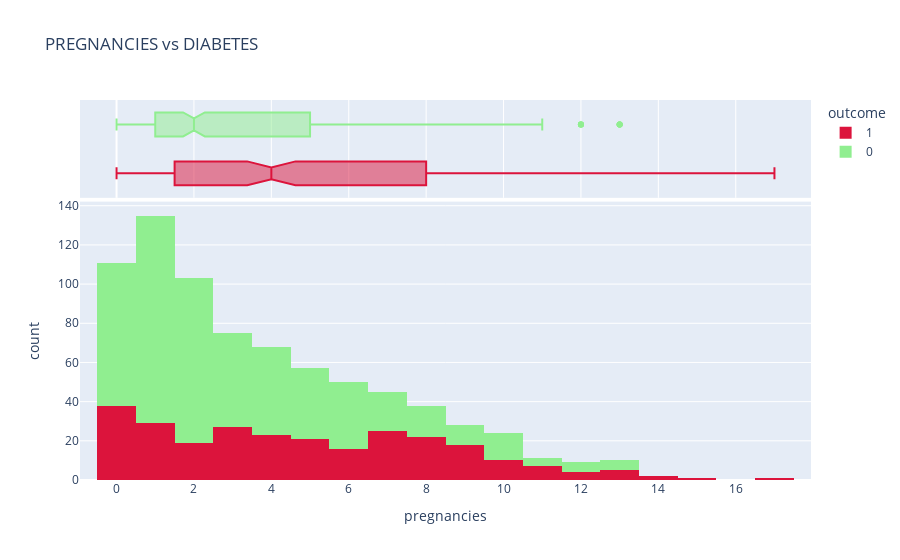
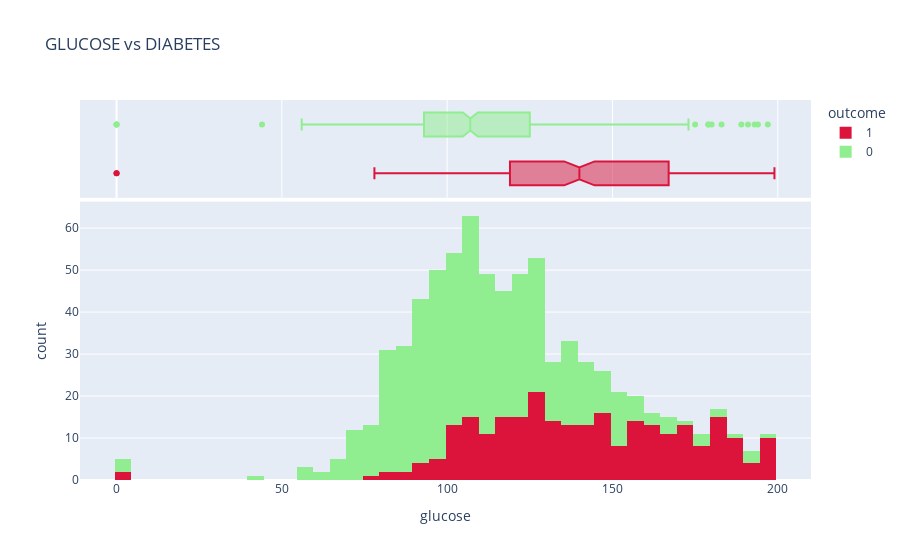
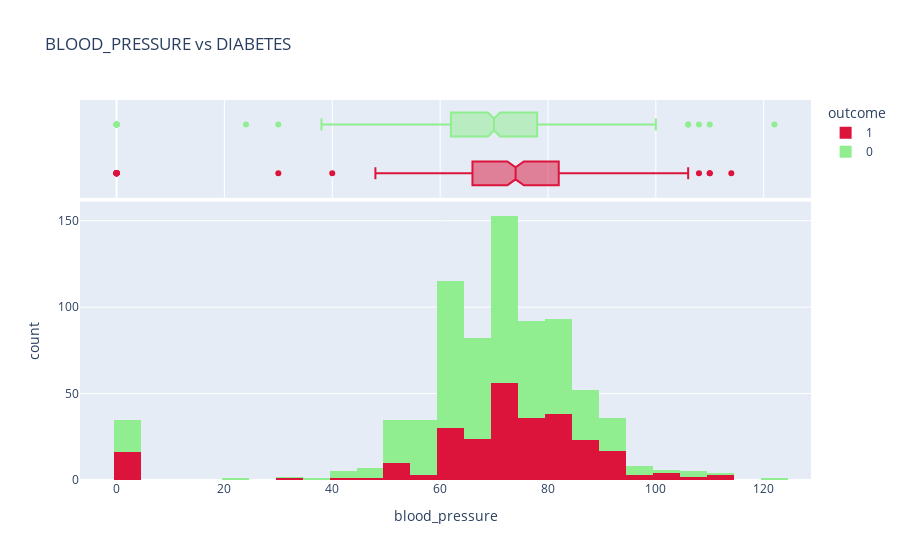
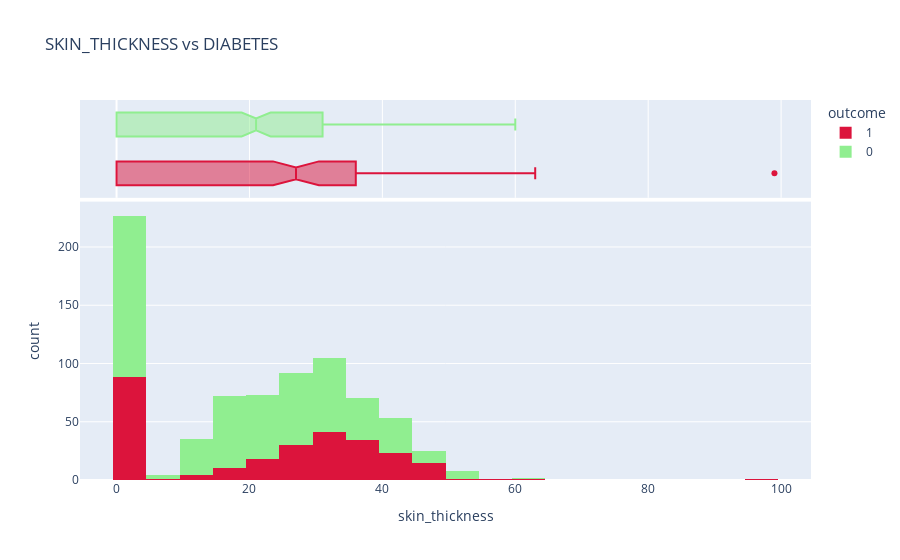

The cell these charts' notebook holds for them, in order:
### Code cell
col = ['pregnancies', 'glucose', 'blood_pressure', 'skin_thickness', 'insulin', 'bmi', 'diabetes_pedigree_function', 'age']
for col in col:
    fig = px.histogram(df, x = col ,color = 'outcome', marginal='box' , title = col.upper() + ' vs DIABETES' , color_discrete_map={1:'crimson',0:'lightgreen'})
    fig.show()

### Figure 1 — Plotly figure (JSON) as saved in the notebook; plotly's stock layout.template omitted (floating-point values rounded to 4 significant figures; data arrays with more than 128 entries replaced by an {"elided": "..."} marker saying what was removed)
{"data": [{"alignmentgroup": "True", "bingroup": "x", "hovertemplate": "outcome=1<br>pregnancies=%{x}<br>count=%{y}<extra></extra>", "legendgroup": "1", "marker": {"color": "crimson", "pattern": {"shape": ""}}, "name": "1", "offsetgroup": "1", "orientation": "v", "showlegend": true, "type": "histogram", "x": {"elided": "268 int values"}, "xaxis": "x", "yaxis": "y"}, {"alignmentgroup": "True", "hovertemplate": "outcome=1<br>pregnancies=%{x}<extra></extra>", "legendgroup": "1", "marker": {"color": "crimson"}, "name": "1", "notched": true, "offsetgroup": "1", "showlegend": false, "type": "box", "x": {"elided": "268 int values"}, "xaxis": "x2", "yaxis": "y2"}, {"alignmentgroup": "True", "bingroup": "x", "hovertemplate": "outcome=0<br>pregnancies=%{x}<br>count=%{y}<extra></extra>", "legendgroup": "0", "marker": {"color": "lightgreen", "pattern": {"shape": ""}}, "name": "0", "offsetgroup": "0", "orientation": "v", "showlegend": true, "type": "histogram", "x": {"elided": "500 int values"}, "xaxis": "x", "yaxis": "y"}, {"alignmentgroup": "True", "hovertemplate": "outcome=0<br>pregnancies=%{x}<extra></extra>", "legendgroup": "0", "marker": {"color": "lightgreen"}, "name": "0", "notched": true, "offsetgroup": "0", "showlegend": false, "type": "box", "x": {"elided": "500 int values"}, "xaxis": "x2", "yaxis": "y2"}], "layout": {"barmode": "relative", "legend": {"title": {"text": "outcome"}, "tracegroupgap": 0}, "title": {"text": "PREGNANCIES vs DIABETES"}, "xaxis": {"anchor": "y", "domain": [0.0, 1.0], "title": {"text": "pregnancies"}}, "xaxis2": {"anchor": "y2", "domain": [0.0, 1.0], "matches": "x", "showgrid": true, "showticklabels": false}, "yaxis": {"anchor": "x", "domain": [0.0, 0.7326], "title": {"text": "count"}}, "yaxis2": {"anchor": "x2", "domain": [0.7426, 1.0], "matches": "y2", "showgrid": false, "showline": false, "showticklabels": false, "ticks": ""}}}

### Figure 2 — Plotly figure (JSON) as saved in the notebook; plotly's stock layout.template omitted (floating-point values rounded to 4 significant figures; data arrays with more than 128 entries replaced by an {"elided": "..."} marker saying what was removed)
{"data": [{"alignmentgroup": "True", "bingroup": "x", "hovertemplate": "outcome=1<br>glucose=%{x}<br>count=%{y}<extra></extra>", "legendgroup": "1", "marker": {"color": "crimson", "pattern": {"shape": ""}}, "name": "1", "offsetgroup": "1", "orientation": "v", "showlegend": true, "type": "histogram", "x": {"elided": "268 int values"}, "xaxis": "x", "yaxis": "y"}, {"alignmentgroup": "True", "hovertemplate": "outcome=1<br>glucose=%{x}<extra></extra>", "legendgroup": "1", "marker": {"color": "crimson"}, "name": "1", "notched": true, "offsetgroup": "1", "showlegend": false, "type": "box", "x": {"elided": "268 int values"}, "xaxis": "x2", "yaxis": "y2"}, {"alignmentgroup": "True", "bingroup": "x", "hovertemplate": "outcome=0<br>glucose=%{x}<br>count=%{y}<extra></extra>", "legendgroup": "0", "marker": {"color": "lightgreen", "pattern": {"shape": ""}}, "name": "0", "offsetgroup": "0", "orientation": "v", "showlegend": true, "type": "histogram", "x": {"elided": "500 int values"}, "xaxis": "x", "yaxis": "y"}, {"alignmentgroup": "True", "hovertemplate": "outcome=0<br>glucose=%{x}<extra></extra>", "legendgroup": "0", "marker": {"color": "lightgreen"}, "name": "0", "notched": true, "offsetgroup": "0", "showlegend": false, "type": "box", "x": {"elided": "500 int values"}, "xaxis": "x2", "yaxis": "y2"}], "layout": {"barmode": "relative", "legend": {"title": {"text": "outcome"}, "tracegroupgap": 0}, "title": {"text": "GLUCOSE vs DIABETES"}, "xaxis": {"anchor": "y", "domain": [0.0, 1.0], "title": {"text": "glucose"}}, "xaxis2": {"anchor": "y2", "domain": [0.0, 1.0], "matches": "x", "showgrid": true, "showticklabels": false}, "yaxis": {"anchor": "x", "domain": [0.0, 0.7326], "title": {"text": "count"}}, "yaxis2": {"anchor": "x2", "domain": [0.7426, 1.0], "matches": "y2", "showgrid": false, "showline": false, "showticklabels": false, "ticks": ""}}}

### Figure 3 — Plotly figure (JSON) as saved in the notebook; plotly's stock layout.template omitted (floating-point values rounded to 4 significant figures; data arrays with more than 128 entries replaced by an {"elided": "..."} marker saying what was removed)
{"data": [{"alignmentgroup": "True", "bingroup": "x", "hovertemplate": "outcome=1<br>blood_pressure=%{x}<br>count=%{y}<extra></extra>", "legendgroup": "1", "marker": {"color": "crimson", "pattern": {"shape": ""}}, "name": "1", "offsetgroup": "1", "orientation": "v", "showlegend": true, "type": "histogram", "x": {"elided": "268 int values"}, "xaxis": "x", "yaxis": "y"}, {"alignmentgroup": "True", "hovertemplate": "outcome=1<br>blood_pressure=%{x}<extra></extra>", "legendgroup": "1", "marker": {"color": "crimson"}, "name": "1", "notched": true, "offsetgroup": "1", "showlegend": false, "type": "box", "x": {"elided": "268 int values"}, "xaxis": "x2", "yaxis": "y2"}, {"alignmentgroup": "True", "bingroup": "x", "hovertemplate": "outcome=0<br>blood_pressure=%{x}<br>count=%{y}<extra></extra>", "legendgroup": "0", "marker": {"color": "lightgreen", "pattern": {"shape": ""}}, "name": "0", "offsetgroup": "0", "orientation": "v", "showlegend": true, "type": "histogram", "x": {"elided": "500 int values"}, "xaxis": "x", "yaxis": "y"}, {"alignmentgroup": "True", "hovertemplate": "outcome=0<br>blood_pressure=%{x}<extra></extra>", "legendgroup": "0", "marker": {"color": "lightgreen"}, "name": "0", "notched": true, "offsetgroup": "0", "showlegend": false, "type": "box", "x": {"elided": "500 int values"}, "xaxis": "x2", "yaxis": "y2"}], "layout": {"barmode": "relative", "legend": {"title": {"text": "outcome"}, "tracegroupgap": 0}, "title": {"text": "BLOOD_PRESSURE vs DIABETES"}, "xaxis": {"anchor": "y", "domain": [0.0, 1.0], "title": {"text": "blood_pressure"}}, "xaxis2": {"anchor": "y2", "domain": [0.0, 1.0], "matches": "x", "showgrid": true, "showticklabels": false}, "yaxis": {"anchor": "x", "domain": [0.0, 0.7326], "title": {"text": "count"}}, "yaxis2": {"anchor": "x2", "domain": [0.7426, 1.0], "matches": "y2", "showgrid": false, "showline": false, "showticklabels": false, "ticks": ""}}}

### Figure 4 — Plotly figure (JSON) as saved in the notebook; plotly's stock layout.template omitted (floating-point values rounded to 4 significant figures; data arrays with more than 128 entries replaced by an {"elided": "..."} marker saying what was removed)
{"data": [{"alignmentgroup": "True", "bingroup": "x", "hovertemplate": "outcome=1<br>skin_thickness=%{x}<br>count=%{y}<extra></extra>", "legendgroup": "1", "marker": {"color": "crimson", "pattern": {"shape": ""}}, "name": "1", "offsetgroup": "1", "orientation": "v", "showlegend": true, "type": "histogram", "x": {"elided": "268 int values"}, "xaxis": "x", "yaxis": "y"}, {"alignmentgroup": "True", "hovertemplate": "outcome=1<br>skin_thickness=%{x}<extra></extra>", "legendgroup": "1", "marker": {"color": "crimson"}, "name": "1", "notched": true, "offsetgroup": "1", "showlegend": false, "type": "box", "x": {"elided": "268 int values"}, "xaxis": "x2", "yaxis": "y2"}, {"alignmentgroup": "True", "bingroup": "x", "hovertemplate": "outcome=0<br>skin_thickness=%{x}<br>count=%{y}<extra></extra>", "legendgroup": "0", "marker": {"color": "lightgreen", "pattern": {"shape": ""}}, "name": "0", "offsetgroup": "0", "orientation": "v", "showlegend": true, "type": "histogram", "x": {"elided": "500 int values"}, "xaxis": "x", "yaxis": "y"}, {"alignmentgroup": "True", "hovertemplate": "outcome=0<br>skin_thickness=%{x}<extra></extra>", "legendgroup": "0", "marker": {"color": "lightgreen"}, "name": "0", "notched": true, "offsetgroup": "0", "showlegend": false, "type": "box", "x": {"elided": "500 int values"}, "xaxis": "x2", "yaxis": "y2"}], "layout": {"barmode": "relative", "legend": {"title": {"text": "outcome"}, "tracegroupgap": 0}, "title": {"text": "SKIN_THICKNESS vs DIABETES"}, "xaxis": {"anchor": "y", "domain": [0.0, 1.0], "title": {"text": "skin_thickness"}}, "xaxis2": {"anchor": "y2", "domain": [0.0, 1.0], "matches": "x", "showgrid": true, "showticklabels": false}, "yaxis": {"anchor": "x", "domain": [0.0, 0.7326], "title": {"text": "count"}}, "yaxis2": {"anchor": "x2", "domain": [0.7426, 1.0], "matches": "y2", "showgrid": false, "showline": false, "showticklabels": false, "ticks": ""}}}
